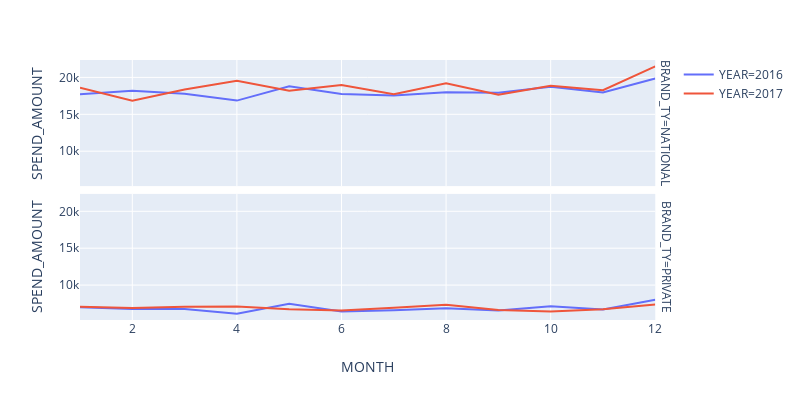

Write notebook code for a chart like this one.
### Markdown cell above
<h6> Brand Type

### Code cell
groupd = prod_trans.groupby(['MONTH','YEAR','BRAND_TY']).agg({'BASKET_NUM':pd.Series.nunique,'SPEND_AMOUNT':sum})
groupd = groupd.reset_index()

fig = px.line(groupd, x="MONTH", y="SPEND_AMOUNT", color="YEAR", #barmode="stack",
             facet_row="BRAND_TY",width=800,height=400)
fig.show()

### Figure 1 — Plotly figure (JSON) as saved in the notebook; plotly's stock layout.template omitted (floating-point values rounded to 4 significant figures)
{"data": [{"hoverlabel": {"namelength": 0}, "hovertemplate": "YEAR=2016<br>BRAND_TY=NATIONAL<br>MONTH=%{x}<br>SPEND_AMOUNT=%{y}", "legendgroup": "YEAR=2016", "line": {"color": "#636efa", "dash": "solid"}, "mode": "lines", "name": "YEAR=2016", "showlegend": true, "type": "scatter", "x": ["01", "02", "03", "04", "05", "06", "07", "08", "09", "10", "11", "12"], "xaxis": "x2", "y": [17730.0, 18200.0, 17780.0, 16860.0, 18800.0, 17740.0, 17560.0, 17990.0, 17910.0, 18730.0, 17970.0, 19850.0], "yaxis": "y2"}, {"hoverlabel": {"namelength": 0}, "hovertemplate": "YEAR=2016<br>BRAND_TY=PRIVATE<br>MONTH=%{x}<br>SPEND_AMOUNT=%{y}", "legendgroup": "YEAR=2016", "line": {"color": "#636efa", "dash": "solid"}, "mode": "lines", "name": "YEAR=2016", "showlegend": false, "type": "scatter", "x": ["01", "02", "03", "04", "05", "06", "07", "08", "09", "10", "11", "12"], "xaxis": "x", "y": [6994.0, 6746.0, 6771.0, 6125.0, 7467.0, 6423.0, 6597.0, 6857.0, 6561.0, 7150.0, 6707.0, 8022.0], "yaxis": "y"}, {"hoverlabel": {"namelength": 0}, "hovertemplate": "YEAR=2017<br>BRAND_TY=NATIONAL<br>MONTH=%{x}<br>SPEND_AMOUNT=%{y}", "legendgroup": "YEAR=2017", "line": {"color": "#EF553B", "dash": "solid"}, "mode": "lines", "name": "YEAR=2017", "showlegend": true, "type": "scatter", "x": ["01", "02", "03", "04", "05", "06", "07", "08", "09", "10", "11", "12"], "xaxis": "x2", "y": [18600.0, 16830.0, 18370.0, 19550.0, 18180.0, 18980.0, 17740.0, 19220.0, 17650.0, 18850.0, 18260.0, 21500.0], "yaxis": "y2"}, {"hoverlabel": {"namelength": 0}, "hovertemplate": "YEAR=2017<br>BRAND_TY=PRIVATE<br>MONTH=%{x}<br>SPEND_AMOUNT=%{y}", "legendgroup": "YEAR=2017", "line": {"color": "#EF553B", "dash": "solid"}, "mode": "lines", "name": "YEAR=2017", "showlegend": false, "type": "scatter", "x": ["01", "02", "03", "04", "05", "06", "07", "08", "09", "10", "11", "12"], "xaxis": "x", "y": [7076.0, 6905.0, 7072.0, 7093.0, 6737.0, 6556.0, 6923.0, 7334.0, 6621.0, 6423.0, 6720.0, 7380.0], "yaxis": "y"}], "layout": {"annotations": [{"font": {}, "showarrow": false, "text": "BRAND_TY=PRIVATE", "textangle": 90, "x": 0.98, "xanchor": "left", "xref": "paper", "y": 0.2425, "yanchor": "middle", "yref": "paper"}, {"font": {}, "showarrow": false, "text": "BRAND_TY=NATIONAL", "textangle": 90, "x": 0.98, "xanchor": "left", "xref": "paper", "y": 0.7575, "yanchor": "middle", "yref": "paper"}], "height": 400, "legend": {"tracegroupgap": 0}, "margin": {"t": 60}, "width": 800, "xaxis": {"anchor": "y", "domain": [0, 0.98], "title": {"text": "MONTH"}}, "xaxis2": {"anchor": "y2", "domain": [0, 0.98], "matches": "x", "showticklabels": false}, "yaxis": {"anchor": "x", "domain": [0, 0.485], "title": {"text": "SPEND_AMOUNT"}}, "yaxis2": {"anchor": "x2", "domain": [0.515, 1], "matches": "y", "title": {"text": "SPEND_AMOUNT"}}}}
